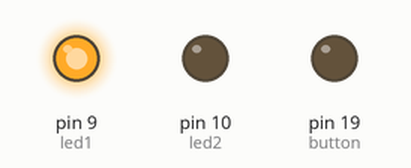
This sketch was run on a simulated Arduino Uno, built with avr-gcc and run on an emulated ATmega328P. Parts: output pins drawn as LEDs (lit = HIGH).

Above: at 0.1 s.
Timing chart, 0 to 1.6 s (numbered marks = the images above):
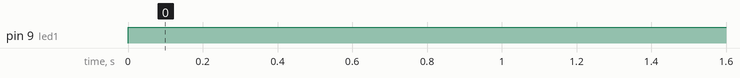

The sketch:

LedSwapper.ino
```cpp
//PORT B
#define led1 1
#define led2 2
//PORTC
#define button 5
typedef enum states{
  r0, r1, g0, g1
};
states currentState=r0;
void setup() {
  DDRB |= (1<<led1); //set to output
  DDRB |= (1<<led2);
  DDRC |= (1<<button);
  PORTC = 0;
}

// the loop function runs over and over again forever
void loop() {
  bool input = PINC & (1<<button);
  switch(currentState){
    case r0:
      if(input)
        currentState=g1;
      break;
    case r1:
    if(!input)
        currentState=r0;
      break;
    case g0:
    if(input)
        currentState=r1;
      break;
    case g1:
    if(!input)
        currentState=g0;
      break;
  }

  switch(currentState){
    case r0:
    case r1:
      PORTB=(1<<led1);
      break;
    case g0:
    case g1:
      PORTB=(1<<led2);
      break;
  }

}

//1: r, 0
//2: g, 1
//3: g, 0
//4: r, 1
```

Measured:
- by itself, pin 9 (led1): LOW → HIGH at 0.00 s
